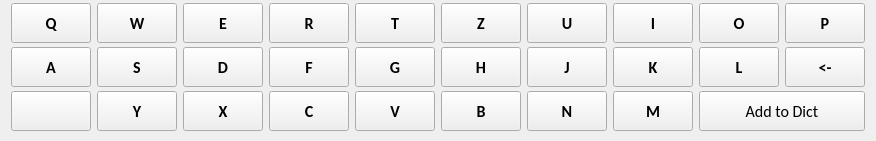
   <widget class="QWidget" name="gridLayoutWidget_2">
    <property name="geometry">
     <rect>
      <x>280</x>
      <y>40</y>
      <width>481</width>
      <height>141</height>
     </rect>
    </property>
    <property name="minimumSize">
     <size>
      <width>0</width>
      <height>40</height>
     </size>
    </property>
    <property name="font">
     <font>
      <weight>75</weight>
      <bold>true</bold>
     </font>
    </property>
    <property name="cursor">
     <cursorShape>ArrowCursor</cursorShape>
    </property>
    <layout class="QGridLayout" name="gridLayout">
     <property name="topMargin">
      <number>3</number>
     </property>
     <property name="horizontalSpacing">
      <number>6</number>
     </property>
     <item row="3" column="7">
      <widget class="QPushButton" name="pushButton_m">
       <property name="minimumSize">
        <size>
         <width>0</width>
         <height>40</height>
        </size>
       </property>
       <property name="font">
        <font>
         <family>Calibri</family>
         <pointsize>12</pointsize>
         <weight>75</weight>
         <bold>true</bold>
        </font>
       </property>
       <property name="cursor">
        <cursorShape>PointingHandCursor</cursorShape>
       </property>
       <property name="text">
        <string>M</string>
       </property>
      </widget>
     </item>
     <item row="2" column="1">
      <widget class="QPushButton" name="pushButton_s">
       <property name="minimumSize">
        <size>
         <width>0</width>
         <height>40</height>
        </size>
       </property>
       <property name="font">
        <font>
         <family>Calibri</family>
         <pointsize>12</pointsize>
         <weight>75</weight>
         <bold>true</bold>
        </font>
       </property>
       <property name="cursor">
        <cursorShape>PointingHandCursor</cursorShape>
       </property>
       <property name="text">
        <string>S</string>
       </property>
      </widget>
     </item>
     <item row="2" column="9">
      <widget class="QPushButton" name="pushButton_backspace">
       <property name="minimumSize">
        <size>
         <width>0</width>
         <height>40</height>
        </size>
       </property>
       <property name="font">
        <font>
         <family>Calibri</family>
         <pointsize>12</pointsize>
         <weight>75</weight>
         <bold>true</bold>
        </font>
       </property>
       <property name="cursor">
        <cursorShape>PointingHandCursor</cursorShape>
       </property>
       <property name="text">
        <string>&lt;-</string>
       </property>
      </widget>
     </item>
     <item row="1" column="1">
      <widget class="QPushButton" name="pushButton_w">
       <property name="minimumSize">
        <size>
         <width>0</width>
         <height>40</height>
        </size>
       </property>
       <property name="font">
        <font>
         <family>Calibri</family>
         <pointsize>12</pointsize>
         <weight>75</weight>
         <bold>true</bold>
        </font>
       </property>
       <property name="cursor">
        <cursorShape>PointingHandCursor</cursorShape>
       </property>
       <property name="text">
        <string>W</string>
       </property>
      </widget>
     </item>
     <item row="1" column="9">
      <widget class="QPushButton" name="pushButton_p">
       <property name="minimumSize">
        <size>
         <width>0</width>
         <height>40</height>
        </size>
       </property>
       <property name="font">
        <font>
         <family>Calibri</family>
         <pointsize>12</pointsize>
         <weight>75</weight>
         <bold>true</bold>
        </font>
       </property>
       <property name="cursor">
        <cursorShape>PointingHandCursor</cursorShape>
       </property>
       <property name="autoFillBackground">
        <bool>false</bool>
       </property>
       <property name="styleSheet">
        <string notr="true"/>
       </property>
       <property name="text">
        <string>P</string>
       </property>
      </widget>
     </item>
     <item row="2" column="0">
      <widget class="QPushButton" name="pushButton_a">
       <property name="minimumSize">
        <size>
         <width>0</width>
         <height>40</height>
        </size>
       </property>
       <property name="font">
        <font>
         <family>Calibri</family>
         <pointsize>12</pointsize>
         <weight>75</weight>
         <bold>true</bold>
        </font>
       </property>
       <property name="cursor">
        <cursorShape>PointingHandCursor</cursorShape>
       </property>
       <property name="text">
        <string>A</string>
       </property>
      </widget>
     </item>
     <item row="2" column="6">
      <widget class="QPushButton" name="pushButton_j">
       <property name="minimumSize">
        <size>
         <width>0</width>
         <height>40</height>
        </size>
       </property>
       <property name="font">
        <font>
         <family>Calibri</family>
         <pointsize>12</pointsize>
         <weight>75</weight>
         <bold>true</bold>
        </font>
       </property>
       <property name="cursor">
        <cursorShape>PointingHandCursor</cursorShape>
       </property>
       <property name="text">
        <string>J</string>
       </property>
      </widget>
     </item>
     <item row="3" column="6">
      <widget class="QPushButton" name="pushButton_n">
       <property name="minimumSize">
        <size>
         <width>0</width>
         <height>40</height>
        </size>
       </property>
       <property name="font">
        <font>
         <family>Calibri</family>
         <pointsize>12</pointsize>
         <weight>75</weight>
         <bold>true</bold>
        </font>
       </property>
       <property name="cursor">
        <cursorShape>PointingHandCursor</cursorShape>
       </property>
       <property name="text">
        <string>N</string>
       </property>
      </widget>
     </item>
     <item row="2" column="3">
      <widget class="QPushButton" name="pushButton_f">
       <property name="minimumSize">
        <size>
         <width>0</width>
         <height>40</height>
        </size>
       </property>
       <property name="font">
        <font>
         <family>Calibri</family>
         <pointsize>12</pointsize>
         <weight>75</weight>
         <bold>true</bold>
        </font>
       </property>
       <property name="cursor">
        <cursorShape>PointingHandCursor</cursorShape>
       </property>
       <property name="text">
        <string>F</string>
       </property>
      </widget>
     </item>
     <item row="3" column="3">
      <widget class="QPushButton" name="pushButton_c">
       <property name="minimumSize">
        <size>
         <width>0</width>
         <height>40</height>
        </size>
       </property>
       <property name="font">
        <font>
         <family>Calibri</family>
         <pointsize>12</pointsize>
         <weight>75</weight>
         <bold>true</bold>
        </font>
       </property>
       <property name="cursor">
        <cursorShape>PointingHandCursor</cursorShape>
       </property>
       <property name="text">
        <string>C</string>
       </property>
      </widget>
     </item>
     <item row="3" column="2">
      <widget class="QPushButton" name="pushButton_x">
       <property name="minimumSize">
        <size>
         <width>0</width>
         <height>40</height>
        </size>
       </property>
       <property name="font">
        <font>
         <family>Calibri</family>
         <pointsize>12</pointsize>
         <weight>75</weight>
         <bold>true</bold>
        </font>
       </property>
       <property name="cursor">
        <cursorShape>PointingHandCursor</cursorShape>
       </property>
       <property name="text">
        <string>X</string>
       </property>
      </widget>
     </item>
     <item row="3" column="4">
      <widget class="QPushButton" name="pushButton_v">
       <property name="minimumSize">
        <size>
         <width>0</width>
         <height>40</height>
        </size>
       </property>
       <property name="font">
        <font>
         <family>Calibri</family>
         <pointsize>12</pointsize>
         <weight>75</weight>
         <bold>true</bold>
        </font>
       </property>
       <property name="cursor">
        <cursorShape>PointingHandCursor</cursorShape>
       </property>
       <property name="text">
        <string>V</string>
       </property>
      </widget>
     </item>
     <item row="3" column="5">
      <widget class="QPushButton" name="pushButton_b">
       <property name="minimumSize">
        <size>
         <width>0</width>
         <height>40</height>
        </size>
       </property>
       <property name="font">
        <font>
         <family>Calibri</family>
         <pointsize>12</pointsize>
         <weight>75</weight>
         <bold>true</bold>
        </font>
       </property>
       <property name="cursor">
        <cursorShape>PointingHandCursor</cursorShape>
       </property>
       <property name="text">
        <string>B</string>
       </property>
      </widget>
     </item>
     <item row="3" column="1">
      <widget class="QPushButton" name="pushButton_y">
       <property name="minimumSize">
        <size>
         <width>0</width>
         <height>40</height>
        </size>
       </property>
       <property name="font">
        <font>
         <family>Calibri</family>
         <pointsize>12</pointsize>
         <weight>75</weight>
         <bold>true</bold>
        </font>
       </property>
       <property name="cursor">
        <cursorShape>PointingHandCursor</cursorShape>
       </property>
       <property name="text">
        <string>Y</string>
       </property>
      </widget>
     </item>
     <item row="2" column="2">
      <widget class="QPushButton" name="pushButton_d">
       <property name="minimumSize">
        <size>
         <width>0</width>
         <height>40</height>
        </size>
       </property>
       <property name="font">
        <font>
         <family>Calibri</family>
         <pointsize>12</pointsize>
         <weight>75</weight>
         <bold>true</bold>
        </font>
       </property>
       <property name="cursor">
        <cursorShape>PointingHandCursor</cursorShape>
       </property>
       <property name="text">
        <string>D</string>
       </property>
      </widget>
     </item>
     <item row="1" column="2">
      <widget class="QPushButton" name="pushButton_e">
       <property name="minimumSize">
        <size>
         <width>0</width>
         <height>40</height>
        </size>
       </property>
       <property name="font">
        <font>
         <family>Calibri</family>
         <pointsize>12</pointsize>
         <weight>75</weight>
         <bold>true</bold>
        </font>
       </property>
       <property name="cursor">
        <cursorShape>PointingHandCursor</cursorShape>
       </property>
       <property name="text">
        <string>E</string>
       </property>
      </widget>
     </item>
     <item row="1" column="8">
      <widget class="QPushButton" name="pushButton_o">
       <property name="minimumSize">
        <size>
         <width>0</width>
         <height>40</height>
        </size>
       </property>
       <property name="font">
        <font>
         <family>Calibri</family>
         <pointsize>12</pointsize>
         <weight>75</weight>
         <bold>true</bold>
        </font>
       </property>
       <property name="cursor">
        <cursorShape>PointingHandCursor</cursorShape>
       </property>
       <property name="text">
        <string>O</string>
       </property>
      </widget>
     </item>
     <item row="2" column="4">
      <widget class="QPushButton" name="pushButton_g">
       <property name="minimumSize">
        <size>
         <width>0</width>
         <height>40</height>
        </size>
       </property>
       <property name="font">
        <font>
         <family>Calibri</family>
         <pointsize>12</pointsize>
         <weight>75</weight>
         <bold>true</bold>
        </font>
       </property>
       <property name="cursor">
        <cursorShape>PointingHandCursor</cursorShape>
       </property>
       <property name="text">
        <string>G</string>
       </property>
      </widget>
     </item>
     <item row="2" column="5">
      <widget class="QPushButton" name="pushButton_h">
       <property name="minimumSize">
        <size>
         <width>0</width>
         <height>40</height>
        </size>
       </property>
       <property name="font">
        <font>
         <family>Calibri</family>
         <pointsize>12</pointsize>
         <weight>75</weight>
         <bold>true</bold>
        </font>
       </property>
       <property name="cursor">
        <cursorShape>PointingHandCursor</cursorShape>
       </property>
       <property name="text">
        <string>H</string>
       </property>
      </widget>
     </item>
     <item row="1" column="5">
      <widget class="QPushButton" name="pushButton_z">
       <property name="minimumSize">
        <size>
         <width>0</width>
         <height>40</height>
        </size>
       </property>
       <property name="font">
        <font>
         <family>Calibri</family>
         <pointsize>12</pointsize>
         <weight>75</weight>
         <bold>true</bold>
        </font>
       </property>
       <property name="cursor">
        <cursorShape>PointingHandCursor</cursorShape>
       </property>
       <property name="text">
        <string>Z</string>
       </property>
      </widget>
     </item>
     <item row="2" column="7">
      <widget class="QPushButton" name="pushButton_k">
       <property name="minimumSize">
        <size>
         <width>0</width>
         <height>40</height>
        </size>
       </property>
       <property name="font">
        <font>
         <family>Calibri</family>
         <pointsize>12</pointsize>
         <weight>75</weight>
         <bold>true</bold>
        </font>
       </property>
       <property name="cursor">
        <cursorShape>PointingHandCursor</cursorShape>
       </property>
       <property name="text">
        <string>K</string>
       </property>
      </widget>
     </item>
     <item row="1" column="4">
      <widget class="QPushButton" name="pushButton_t">
       <property name="minimumSize">
        <size>
         <width>0</width>
         <height>40</height>
        </size>
       </property>
       <property name="font">
        <font>
         <family>Calibri</family>
         <pointsize>12</pointsize>
         <weight>75</weight>
         <bold>true</bold>
        </font>
       </property>
       <property name="cursor">
        <cursorShape>PointingHandCursor</cursorShape>
       </property>
       <property name="text">
        <string>T</string>
       </property>
      </widget>
     </item>
     <item row="1" column="0">
      <widget class="QPushButton" name="pushButton_q">
       <property name="sizePolicy">
        <sizepolicy hsizetype="Fixed" vsizetype="Fixed">
         <horstretch>0</horstretch>
         <verstretch>0</verstretch>
        </sizepolicy>
       </property>
       <property name="minimumSize">
        <size>
         <width>0</width>
         <height>40</height>
        </size>
       </property>
       <property name="font">
        <font>
         <family>Calibri</family>
         <pointsize>12</pointsize>
         <weight>75</weight>
         <bold>true</bold>
        </font>
       </property>
       <property name="cursor">
        <cursorShape>PointingHandCursor</cursorShape>
       </property>
       <property name="text">
        <string>Q</string>
       </property>
      </widget>
     </item>
     <item row="1" column="6">
      <widget class="QPushButton" name="pushButton_u">
       <property name="minimumSize">
        <size>
         <width>0</width>
         <height>40</height>
        </size>
       </property>
       <property name="font">
        <font>
         <family>Calibri</family>
         <pointsize>12</pointsize>
         <weight>75</weight>
         <bold>true</bold>
        </font>
       </property>
       <property name="cursor">
        <cursorShape>PointingHandCursor</cursorShape>
       </property>
       <property name="text">
        <string>U</string>
       </property>
      </widget>
     </item>
     <item row="1" column="7">
      <widget class="QPushButton" name="pushButton_i">
       <property name="minimumSize">
        <size>
         <width>0</width>
         <height>40</height>
        </size>
       </property>
       <property name="font">
        <font>
         <family>Calibri</family>
         <pointsize>12</pointsize>
         <weight>75</weight>
         <bold>true</bold>
        </font>
       </property>
       <property name="cursor">
        <cursorShape>PointingHandCursor</cursorShape>
       </property>
       <property name="text">
        <string>I</string>
       </property>
      </widget>
     </item>
     <item row="1" column="3">
      <widget class="QPushButton" name="pushButton_r">
       <property name="minimumSize">
        <size>
         <width>0</width>
         <height>40</height>
        </size>
       </property>
       <property name="font">
        <font>
         <family>Calibri</family>
         <pointsize>12</pointsize>
         <weight>75</weight>
         <bold>true</bold>
        </font>
       </property>
       <property name="cursor">
        <cursorShape>PointingHandCursor</cursorShape>
       </property>
       <property name="text">
        <string>R</string>
       </property>
      </widget>
     </item>
     <item row="2" column="8">
      <widget class="QPushButton" name="pushButton_l">
       <property name="minimumSize">
        <size>
         <width>0</width>
         <height>40</height>
        </size>
       </property>
       <property name="font">
        <font>
         <family>Calibri</family>
         <pointsize>12</pointsize>
         <weight>75</weight>
         <bold>true</bold>
        </font>
       </property>
       <property name="cursor">
        <cursorShape>PointingHandCursor</cursorShape>
       </property>
       <property name="text">
        <string>L</string>
       </property>
      </widget>
     </item>
     <item row="3" column="8" colspan="2">
      <widget class="QPushButton" name="pushButton_add_to_dict">
       <property name="minimumSize">
        <size>
         <width>0</width>
         <height>40</height>
        </size>
       </property>
       <property name="font">
        <font>
         <family>Calibri</family>
         <pointsize>12</pointsize>
         <weight>50</weight>
         <bold>false</bold>
        </font>
       </property>
       <property name="cursor">
        <cursorShape>PointingHandCursor</cursorShape>
       </property>
       <property name="text">
        <string>Add to Dict</string>
       </property>
      </widget>
     </item>
     <item row="3" column="0">
      <widget class="QPushButton" name="pushButton_update_word_freq">
       <property name="minimumSize">
        <size>
         <width>0</width>
         <height>40</height>
        </size>
       </property>
       <property name="font">
        <font>
         <family>Calibri</family>
         <pointsize>12</pointsize>
         <weight>50</weight>
         <bold>false</bold>
        </font>
       </property>
       <property name="cursor">
        <cursorShape>PointingHandCursor</cursorShape>
       </property>
       <property name="text">
        <string/>
       </property>
       <property name="icon">
        <iconset>
         <normaloff>Update.png</normaloff>Update.png</iconset>
       </property>
      </widget>
     </item>
    </layout>
   </widget>
